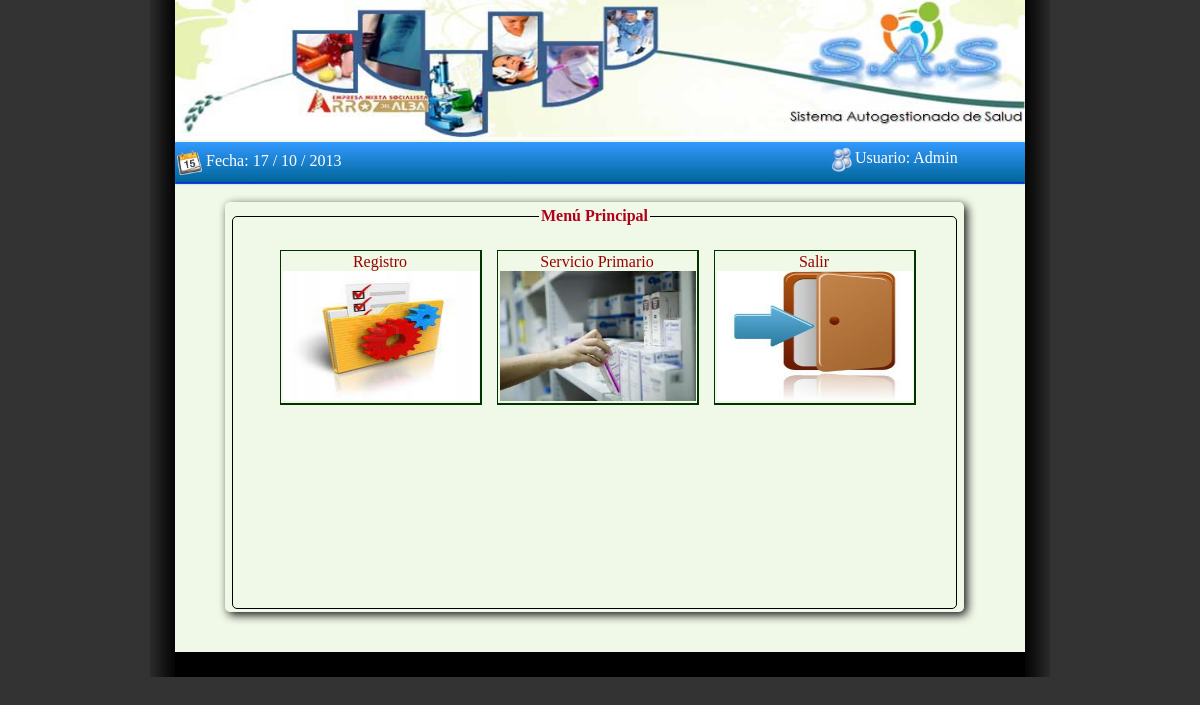
The page /menu.php (signed in) on the database its author committed.
### tables this page shows
CREATE TABLE IF NOT EXISTS `tmodulo` (
  `idmodulo` int(11) NOT NULL AUTO_INCREMENT,
  `url` varchar(100) NOT NULL,
  `descripcion` varchar(255) NOT NULL,
  `icono` varchar(200) NOT NULL,
  `estatus` char(1) NOT NULL,
  PRIMARY KEY (`idmodulo`)
);

### persona/Clases/clase_vistas.php (called while the page is built, shortened)
<?
include_once( "clase_mysql.php" );
class vistas extends conectaBDMy
{
	private $login;
	function vistas() {
		$this->login="";
	}
	function setlogin($login){
		$this->login = $login;
	}
	function listamodulo()
	{
		$c=0;
			$sql="
				SELECT DISTINCT (tmodulo.idmodulo) as modulo,tmodulo.url, tmodulo.icono as ico, tmodulo.descripcion as descrip
				FROM usuario, tmodulo, tvista, tseccion, trol, tpermisos
				WHERE usuario.nombre_usuario = '$this->login'
				AND usuario.idrol = trol.idrol
				AND trol.idrol = tpermisos.idrol
				AND tpermisos.idvista = tvista.idvista
				AND tvista.idseccion = tseccion.idseccion
				AND tseccion.idmodulo = tmodulo.idmodulo";
		 $cursor=parent::ejecuta_sql($sql);
		 if($row= parent::proxima_tupla($cursor))
		 {
			 DO
			 {
				$fila[$c][1]=$row["modulo"];
				$fila[$c][2]=$row["ico"];
				$fila[$c][3]=$row["descrip"];
				$fila[$c][4]=$row["url"];
				$c++;
			 }WHILE($row= parent::proxima_tupla($cursor));
		 }
		if ( $fila>0 )
			return $fila;
		else
			return -1;
	}
}
?>

### persona/Clases/clase_mysql.php (called while the page is built, shortened)
<?PHP
class conectaBDMy
{
	private $servidor;
	private $usuario;
	private $password;
	private $conexion;
	function conectaBDMy()
	{
		$this->servidor="localhost";
		$this->usuario="root";
		$this->password="iutep";
		$this->basedatos="bdsas";
	}
	function abrir_BD()
	{
		if ( !($enlace= @mysql_connect( $this->servidor, $this->usuario, $this->password ) ) )
		{
		header("Location: ../html/Error_bd.html");
		}
		$this->conexion=$enlace;
		return true;
	}
	function ejecuta_sql( $query )
	{
		if ( $this->abrir_BD() )
	     return ( mysql_query($query,$this->conexion ) );
	else
	     return null;
	}
  function proxima_tupla($cursor)
  {
	return mysql_fetch_array($cursor);
  }
}
?>

### menu.php (the view, shortened to what this page needs)
<?php session_start();
include_once("persona/Clases/clase_vistas.php");
$vist=new vistas;
$vist->setlogin($_SESSION["login"]);
?><!DOCTYPE html PUBLIC "-//W3C//DTD XHTML 1.0 Transitional//EN" "http://www.w3.org/TR/xhtml1/DTD/xhtml1-transitional.dtd">
<html xmlns="http://www.w3.org/1999/xhtml">
<head>
<link href="estilos/css_portal.css" rel="stylesheet" type="text/css" />
</head>
<body>
 <div id="principal">
<table width="100%" height="auto" border="0" cellspacing="0" cellpadding="0">
  <tr>
    <td class="shadow_left">&nbsp;</td>
    <td>
        <table width="100%" border="0" cellspacing="0" cellpadding="0">
          <tr>
            <td><img src="Imagenes/banner.jpg" width="850" height="140" /></td>
          </tr>
        </table>
    <td class="shadow_right"></td>
     </td>
  </tr>
  <tr>
    <td height="450" class="shadow_left"></td>
    <td bgcolor="#F0F8E7">
         <div id="franja">
            <div id="usuario" class="texto">
               <img src="Imagenes/Icono3.gif" width="25" height="25" align="absmiddle"/>Usuario: <?php echo $_SESSION["login"]?>
            </div>
           <div id="fecha" class="texto">
            <img src="Imagenes/calendario.png" width="25" height="25" align="absmiddle"/><?php date_default_timezone_set('America/Caracas'); echo " Fecha: ".date('d / m  / Y') ?>
            </div>
         </div>
     <div id="capa-index">
        <div id="sombra">
        <fieldset>
            <legend style="color: #B0001B; font-weight: bold; text-align: center;">Menú Principal</legend>
            <div id="menu-principal">
            <div id="cuadro">
             <ul><?php
             	$modulos=$vist->listamodulo();
				for($i=0;$i<count($modulos);$i++)
				{
					$ico=$modulos[$i][2];
					$descrip=$modulos[$i][3];
					$url=$modulos[$i][4];
				?>
		<li><a href="<? echo $url;?>"><center><? echo $descrip;?></center><img src="<? echo $ico;?>" width="196" height="130" /></a></li>
        <?php }?>
		<li><a href="persona/Controladores/cerrarsesion.php"><center>Salir</center><img src="Imagenes/salir.jpg" width="196" height="130" /></a></li>
        </ul>
            </div>
            </div>
        </fieldset>
        </div>
        </div>
    </td>
    <td class="shadow_right">&nbsp;</td>
  </tr>
  <tr>
    <td height="25" class="shadow_left">&nbsp;</td>
    <td class="middle_spacer"></td>
    <td class="shadow_right">&nbsp;</td>
  </tr>
</table>
</div>
</body>
</html>

### estilos/css_portal.css (style rules this page uses)
body { background-color: #333; margin-top:0px; }
#principal { width:900px; height:auto; margin:auto; border-radius:8px; }
#franja { width: 850px; height: 40px; margin-top:2px; background: -moz-linear-gradient(#39F, #069); background: -webkit-gradient(linear,left bottom,left top,color-stop(0, #069),color-stop(1, #39F)); background: -webkit-linear-gradient(#39F, #069); background: -o-linear-gradient(#39F, #069); background: -ms-linear-gradient(#39F, #069); background: linear-gradient(#39F, #069); -moz-border-radius: 20px; border-radius: 1px 1px 0px 0px; -moz-box-shadow: 0 2px 1px #03C; -webkit-box-shadow: 0 2px 1px #03C; box-shadow: 0 2px 1px #03C; font-family:Calibri; color:#fff; text-decoration: none; }
.texto { font-family:Calibri; color:#fff; text-decoration: none; }
#usuario { width: 200px; height: 20px; margin-top:5px; margin-left:655px; position:absolute; }
#fecha { width: 200px; height: 20px; margin-top:8px; margin-left:2px; position:absolute; font-family:Calibri; color:#fff; text-decoration: none; }
#menu-principal { margin: auto; margin-top: 0px; width: 700px; height: 600px; display:block; position: relative; }
#capa-index { width:850px; height:450px; background:#F0F8E7; margin-top:-10px; margin-right:100; }
#cuadro { margin:0 auto; position: relative; }
#cuadro li { display:inline; float:left; width:195px; background-color:#F0F8E7; padding:2px; margin:8px; margin-left:-5px; margin-right:20px; margin-top:9px; position: relative; border:#030 solid 1px; border-right: #030 solid 2px; border-bottom: #030 solid 2px; }
#sombra { width:729px; height:400px; padding:5px; margin-top:30px; margin-left:50px; display:block; box-shadow: 3px 3px 10px #121212; border-radius: 5px; }
fieldset { border:1px solid #000; padding:0px; margin-top:0px; margin-bottom:8px; height:400px; border-radius: 5px; }
a { font-family:Calibri; color:#990000; text-decoration: none; }
td.middle_spacer { width: 800px; background-color: #000; }
td.shadow_right { background-image: url(../imagenes_estilos/border_shadow_l.jpg); background-repeat: repeat-y; background-position: left; }
td.shadow_left { background-image: url(../imagenes_estilos/border_shadow_r.jpg); background-repeat: repeat-y; background-position: right; }

### rows shown on the page
tmodulo: descripcion "Registro", icono (picture)
tmodulo: descripcion "Servicio Primario", icono (picture)

### other values the page prints
$_SESSION["login"] "Admin"
